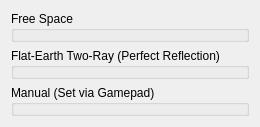
      <widget class="QWidget" name="tab_5">
       <attribute name="title">
        <string>Path Loss</string>
       </attribute>
       <layout class="QVBoxLayout" name="verticalLayout_4">
        <item>
         <widget class="QGroupBox" name="groupBox_14">
          <property name="title">
           <string>Free Space</string>
          </property>
          <layout class="QHBoxLayout" name="layout_canvas_path_loss_fs">
           <property name="spacing">
            <number>3</number>
           </property>
           <property name="leftMargin">
            <number>3</number>
           </property>
           <property name="topMargin">
            <number>3</number>
           </property>
           <property name="rightMargin">
            <number>3</number>
           </property>
           <property name="bottomMargin">
            <number>3</number>
           </property>
          </layout>
         </widget>
        </item>
        <item>
         <widget class="QGroupBox" name="groupBox_13">
          <property name="font">
           <font>
            <weight>50</weight>
            <bold>false</bold>
           </font>
          </property>
          <property name="title">
           <string>Flat-Earth Two-Ray (Perfect Reflection)</string>
          </property>
          <layout class="QHBoxLayout" name="layout_canvas_path_loss_fe2r">
           <property name="spacing">
            <number>3</number>
           </property>
           <property name="leftMargin">
            <number>3</number>
           </property>
           <property name="topMargin">
            <number>3</number>
           </property>
           <property name="rightMargin">
            <number>3</number>
           </property>
           <property name="bottomMargin">
            <number>3</number>
           </property>
          </layout>
         </widget>
        </item>
        <item>
         <widget class="QGroupBox" name="groupBox_16">
          <property name="font">
           <font>
            <weight>50</weight>
            <bold>false</bold>
           </font>
          </property>
          <property name="title">
           <string>Manual (Set via Gamepad)</string>
          </property>
          <layout class="QHBoxLayout" name="layout_canvas_path_loss_2r_dir">
           <property name="spacing">
            <number>3</number>
           </property>
           <property name="leftMargin">
            <number>3</number>
           </property>
           <property name="topMargin">
            <number>3</number>
           </property>
           <property name="rightMargin">
            <number>3</number>
           </property>
           <property name="bottomMargin">
            <number>3</number>
           </property>
          </layout>
         </widget>
        </item>
       </layout>
      </widget>
